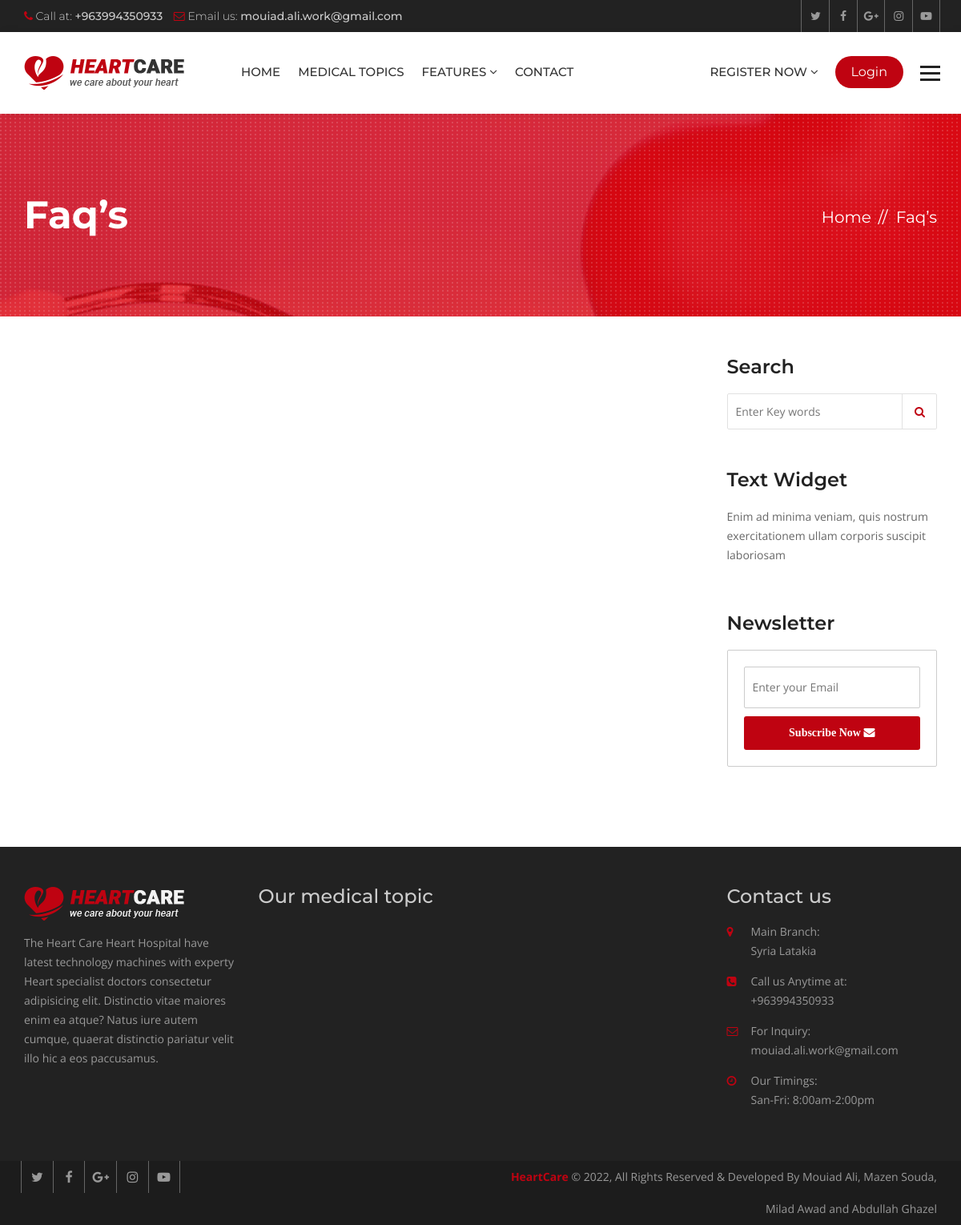
/faqs/, run on an earlier commit of the app's database.
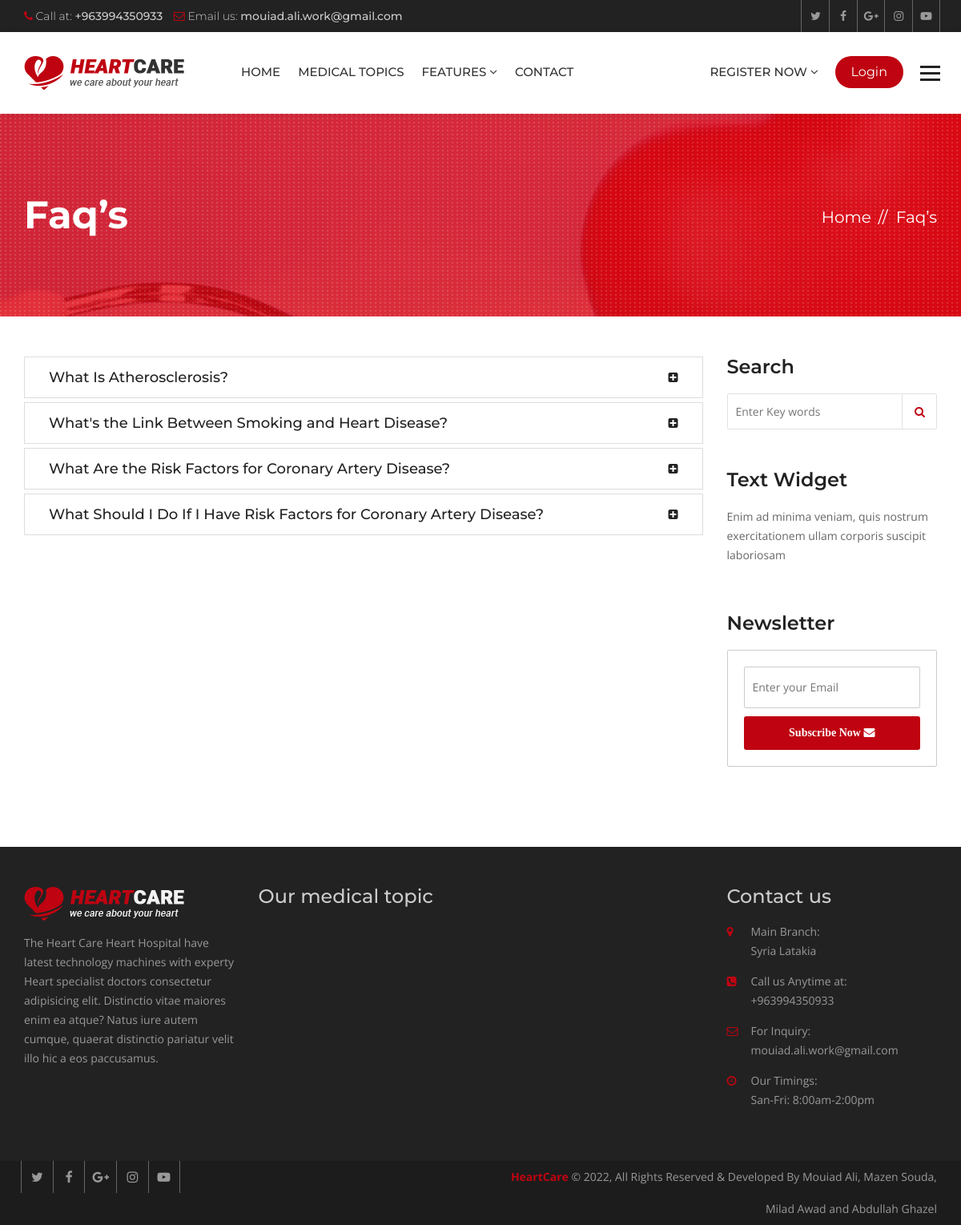
And on a later commit of the database.
### hospital/models.py (models this page shows, shortened)
class Faq(models.Model):
    question = models.CharField(max_length=120)
    answer = models.TextField()
    class Meta:
        verbose_name = _("Faq")
        verbose_name_plural = _("Faqs")

### hospital/views.py (the view)
# urls.py: path('faqs/', views.FaqListView.as_view(), name="faqs"),
class FaqListView(ListView):
    template_name = 'hospital/faqs.html'
    queryset = Faq.objects.all()

### templates/hospital/faqs.html (shortened to what this page needs)
{% extends 'base.html' %}
{% load i18n %}
{% block maincontent %}
<div class="inner-banner">
  <div class="container">
    <div class="row">
      <div class="col-md-7">
        <h1>{% trans "Faq’s" %}</h1>
      </div>
      <div class="col-md-5">
        <ol class="breadcrumb">
          <li><a href="{% url 'index' %}">{% trans "Home" %}</a></li>
          <li class="active">{% trans "Faq’s" %}</li>
        </ol>
      </div>
    </div>
  </div>
</div>
<div class="main-content">
  <section class="faqs">
    <div class="container">
      <div class="row">
        <div class="col-md-9">
          <div class="panel-group" id="accordion" role="tablist" aria-multiselectable="true">
            {% for faq in object_list %}
            <div class="panel panel-default">
              <div class="panel-heading" role="tab" id="heading{{ forloop.counter }}">
                <h4 class="panel-title"> <a class="collapsed" role="button" data-toggle="collapse"
                    data-parent="#accordion" href="#collapse{{ forloop.counter }}" aria-expanded="false"
                    aria-controls="collapse{{ forloop.counter }}">
                    {{ faq.question }}</a></h4>
              </div>
            </div>
            {% endfor %}
          </div>
        </div>
        <aside class="col-md-3">
          <div class="sidebar">
            <div class="widget search-widget">
              <h3>{% trans "Search" %}</h3>
              <form class="search-form">
                <input placeholder="Enter Key words" type="search">
                <button type="submit"><i class="fa fa-search" aria-hidden="true"></i></button>
              </form>
            </div>
            <div class="widget text-widget">
              <h3>{% trans "Text Widget" %}</h3>
              <p>{% trans "Enim ad minima veniam, quis nostrum exercitationem ullam corporis suscipit laboriosam" %}</p>
            </div>
            <div class="widget newsletter-widget">
              <h3>{% trans "Newsletter" %}</h3>
              <form class="newsletter-form">
                <input placeholder="Enter your Email" type="email">
                <button type="submit">{% trans "Subscribe Now" %} <i class="fa fa-envelope" aria-hidden="true"></i></button>
              </form>
            </div>
          </div>
        </aside>
      </div>
    </div>
  </section>
</div>
{% endblock maincontent %}

### templates/base.html (shortened to what this page needs)
{% load static hitcount_tags i18n%}
{% get_current_language as LANGUAGE_CODE %}
<!DOCTYPE html>
<html lang="{{ LANGUAGE_CODE }}" class="{% if LANGUAGE_CODE == 'ar' %}ar{% endif %}">
<head>
  {% include 'partials/_css.html' %}
</head>
<body>
  <div class="wrapper">
    {% include 'partials/_header.html' %}
    {% block maincontent %}
    {% endblock maincontent %}
    {% include 'partials/_footer.html' %}
    {% include 'partials/_js.html' %}
</body>
</html>

### templates/partials/_css.html (shortened to what this page needs)
{% load static %}
<link href="{% static 'heartcare/css/custom.css' %}" rel="stylesheet">
<link href="{% static 'heartcare/css/bootstrap.min.css' %}" rel="stylesheet">
<link href="{% static 'heartcare/css/color.css' %}" rel="stylesheet">
<link href="{% static 'heartcare/css/responsive.css' %}" rel="stylesheet">
<link href="{% static 'heartcare/css/font-awesome.min.css' %}" rel="stylesheet">
<link href="{% static 'heartcare/css/prettyPhoto.css' %}" rel="stylesheet">
<link href="{% static 'heartcare/css/owl.carousel.min.css' %}" rel="stylesheet">
<link href="{% static 'heartcare/css/bootstrap-datetimepicker.min.css' %}" rel="stylesheet">

### templates/partials/_header.html (shortened to what this page needs)
{% load static i18n %}
<header class="site-header">
  <div class="top-bar">
    <div class="container">
      <div class="row">
        <div class="col-md-6 col-sm-8">
          <ul>
            <li><i class="fa fa-phone" aria-hidden="true"></i> {% trans "Call at:" %} <strong>+963994350933</strong></li>
            <li><i class="fa fa-envelope-o" aria-hidden="true"></i> {% trans "Email us:" %} <strong>mouiad.ali.work@gmail.com</strong>
            </li>
          </ul>
        </div>
        <div class="col-md-6 col-sm-4 top-social"> <a href="#"><i class="fa fa-twitter" aria-hidden="true"></i></a>
          <a href="#"><i class="fa fa-facebook" aria-hidden="true"></i></a> <a href="#"><i class="fa fa-google-plus"
              aria-hidden="true"></i></a> <a href="#"><i class="fa fa-instagram" aria-hidden="true"></i></a> <a
            href="#"><i class="fa fa-youtube-play" aria-hidden="true"></i></a> </div>
      </div>
    </div>
  </div>
  <div class="nav-logo-area">
    <div class="container">
      <div class="row">
        <div class="col-md-12">
          <nav class="navbar navbar-default">
            <div class="navbar-header">
              <a class="navbar-brand" href="{% url 'index' %}"><img src="{% static 'heartcare/images/logo.png' %}"
                  alt=""></a> </div>
            <div class="collapse navbar-collapse" id="bs-example-navbar-collapse-1">
              <ul class="nav navbar-nav">
                <li><a href="{% url 'index' %}">{% trans "Home" %}</a></li>
                <li><a href="{% url 'services' %}">{% trans "Medical topics" %}</a></li>
                <li class="dropdown"> <a href="#" class="dropdown-toggle" data-toggle="dropdown" role="button"
                    aria-haspopup="true" aria-expanded="false">{% trans "Features" %} <span class="fa fa-angle-down"></span></a>
                </li>
                <li><a href="{% url 'contact' %}">{% trans "Contact" %}</a></li>
              </ul>
                <ul class="nav navbar-nav navbar-right">
                    {% if not user.is_authenticated %}
                    <li class="dropdown"> <a href="#" class="dropdown-toggle" data-toggle="dropdown" role="button"
                    aria-haspopup="true" aria-expanded="false">{% trans "Register now" %} <span class="fa fa-angle-down"></span></a>
                </li>
                    <li><a class="appoint" href="{% url 'accounts:login' %}"> {% trans "Login" %} </a></li>
                    <li><a id="menu-toggle" href="#" class="toggle"><img src="{% static 'heartcare/images/bars.png' %}"
                                                                        alt=""></a></li>
                {% else %}
                                    <li><a class="appoint" href="{% url 'accounts:logout' %}"> {% trans "Logout" %} </a></li>
                    <li><a id="menu-toggle" href="#" class="toggle"><img src="{% static 'heartcare/images/bars.png' %}"
                                                                        alt=""></a></li>
                 {% endif %}
                </ul>
            </div>
          </nav>
        </div>
      </div>
    </div>
  </div>
</header>

### templates/partials/_slider.html (shortened to what this page needs)
{% load static  i18n%}

### templates/partials/_footer.html (shortened to what this page needs)
{% load static i18n %}
<footer class="footer">
  <div class="footer-widgets">
    <div class="container">
      <div class="row">
        <div class="col-md-3 col-sm-6">
          <div class="widget"> <img class="ft-logo" src="{% static 'heartcare/images/footer-logo.png' %}" alt="">
            <p>{% trans "The Heart Care Heart Hospital have latest technology machines with experty Heart specialist doctors consectetur adipisicing elit. Distinctio vitae maiores enim ea atque? Natus iure autem cumque, quaerat distinctio pariatur velit illo hic a eos paccusamus." %} </p>
          </div>
        </div>
        <div class="col-md-3 col-sm-6">
          <div class="widget">
            <h3>{% trans "Our medical topic" %}</h3>
          </div>
        </div>
        <div class="col-md-3 col-sm-6">
          <div class="widget">
          </div>
        </div>
        <div class="col-md-3 col-sm-6">
          <div class="widget">
            <h3>{% trans "Contact us" %}</h3>
            <address>
              <ul>
                <li> <span class="icon"><i class="fa fa-map-marker" aria-hidden="true"></i></span> <span
                    class="add-text"><strong>{% trans "Main Branch:" %}</strong>{% trans "Syria Latakia" %}</span> </li>
                <li> <span class="icon"><i class="fa fa-phone-square" aria-hidden="true"></i></span> <span
                    class="add-text"><strong>{% trans "Call us Anytime at:" %}</strong> +963994350933</span> </li>
                <li> <span class="icon"><i class="fa fa-envelope-o" aria-hidden="true"></i></span> <span
                    class="add-text"><strong>{% trans "For Inquiry:" %}</strong>mouiad.ali.work@gmail.com</span> </li>
                <li> <span class="icon"><i class="fa fa-clock-o" aria-hidden="true"></i></span> <span
                    class="add-text"><strong>{% trans "Our Timings:" %}</strong> {% trans "San-Fri: 8:00am-2:00pm" %}</span> </li>
              </ul>
            </address>
          </div>
        </div>
      </div>
    </div>
  </div>
  <div class="footer-cr">
    <div class="container">
      <div class="row">
        <div class="col-md-6">
          <div class="footer-social"> <a href="#"><i class="fa fa-twitter" aria-hidden="true"></i></a> <a href="#"><i
                class="fa fa-facebook" aria-hidden="true"></i></a> <a href="#"><i class="fa fa-google-plus"
                aria-hidden="true"></i></a> <a href="#"><i class="fa fa-instagram" aria-hidden="true"></i></a> <a
              href="#"><i class="fa fa-youtube-play" aria-hidden="true"></i></a>
          </div>
        </div>
        <div class="col-md-6">
          <p><strong>{% trans "HeartCare" %}</strong> © {% now 'Y' %}, {% trans "All Rights Reserved & Developed By Mouiad Ali, Mazen Souda, Milad Awad and Abdullah Ghazel" %}</p>
        </div>
      </div>
    </div>
  </div>
</footer>

### templates/partials/_js.html (shortened to what this page needs)
</div>
{% load static %}

### heartcare/static/heartcare/css/color.css (style rules this page uses)
.site-header .navbar-default .navbar-nav > li > a:hover, .site-header .navbar-default .navbar-nav > .active > a, .site-header .navbar-default .navbar-nav > .active > a:focus, .site-header .navbar-default .navbar-nav > .active > a:hover, .site-header .navbar-default .navbar-nav > .open > a, .site-header .navbar-default .navbar-nav > .open > a:focus, .site-header .navbar-default .navbar-nav > .open > a:hover, .main-slider .owl-theme .owl-dots .owl-dot.active span, .main-slider .owl-theme .owl-dots .owl-dot:hover span, .site-header .navbar-nav > li > a.appoint, .site-header .navbar-nav > li > a.nav-search, .btn-1, .site-header .dropdown-menu > li > a:after, .app-form input[type="submit"], .header-style-two .nav-area, .learn-more, .play:hover, .cp-tabs .nav-tabs > li.active > a, .cp-tabs .nav-tabs > li.active > a:focus, .cp-tabs .nav-tabs > li.active > a:hover, .site-header .head-search .btn.btn-default, .main-slider .owl-theme .owl-dots .owl-dot.active span, .main-slider .owl-theme .owl-dots .owl-dot:hover span, .service-box-2:after, .Heart-box:hover .v-icon, .Heart-box:hover .v-text, .post-date, .team-two .team-social li a, .team-two .team-box .team-text:after, .book-appointment-widget a, .cp-pagination .pagination > li > a:hover, .cp-pagination .pagination > li > span:hover, .book-app, .submit-btn, .news-thumb .date, .newsletter-form button, .news-detail blockquote, .comment-form input[type="submit"], .pro-hover a, .review-form input[type="submit"], .related-products .owl-dots .owl-dot.active span, .related-products .owl-dots .owl-dot:hover span, .heart-care-services .nav-tabs>li.active>a, .heart-care-services .nav-tabs>li.active>a:focus, .heart-care-services .nav-tabs>li.active>a:hover, .heart-care-services .nav-tabs>li>a:hover, .services-nav h3, .site-header .dropdown-menu > li > a:hover, .features-box:hover, .features-box.selected, .footer .widget .rm, .home-testimonials .owl-theme .owl-dots .owl-dot.active span, .home-testimonials .owl-theme .owl-dots .owl-dot:hover span { background: #bf0311; }
.top-bar li .fa, .top-social a:hover, .view, .services-list .service h3 a:hover, .service-style-1 .service-box .ser-content h3 a:hover, .faqs .panel-default > .panel-heading h4 a, .faqs .panel-default > .panel-heading a::after, .team-text h5 a:hover, .section-title-3 strong, .post-text > h5 a:hover, .read-more:hover, .widget address .icon, .footer .widget a:hover, .footer-cr p strong, .footer-social a:hover, .post-meta li, .post-meta li:after, .post-meta li a, .header-service-area .icon, .header-service-area strong, .section-title-1 strong, .section-title-1 h2, .sectio-title-2 strong, .welcome-text .designation, .Heart-box .v-icon, .phone-icon, .services-nav .side-nav li:hover a, .services-nav .side-nav li.active a, .gallery-thumb .hover-info a, .archives li:before, .search-form button, .date-time, .right-404 strong, .prices, .review .fa, .login-social li, .login-social li a, .heart-care-services .nav-tabs>li>a { color: #bf0311; }

What changed in the data, as far as the page shows it:
added Faq: question "What Is Atherosclerosis?"
added Faq: question "What's the Link Between Smoking and Heart Disease?"
added Faq: question "What Are the Risk Factors for Coronary Artery Disease?"
added Faq: question "What Should I Do If I Have Risk Factors for Coronary Artery Disease?"
